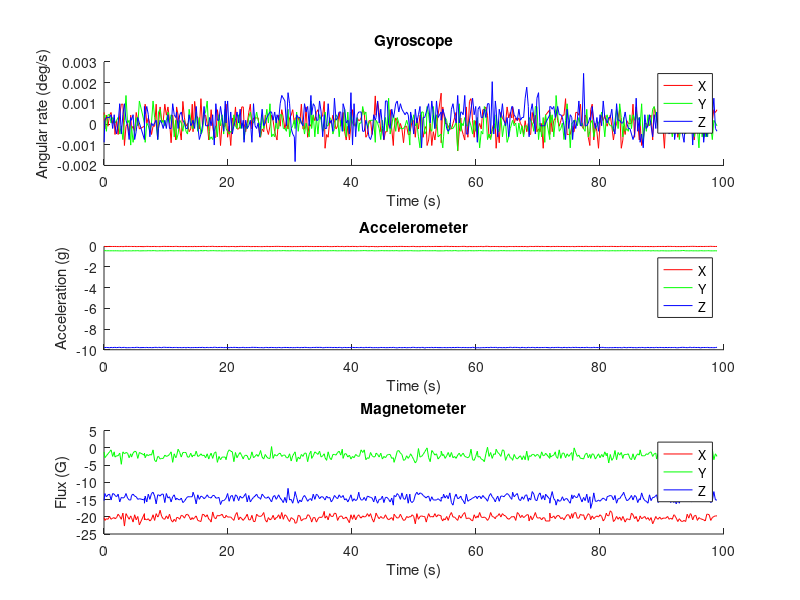

Here is the MATLAB script that generated this plot: (Note: this script raises an error after producing the figure.)
% ExampleScript.m
%
% This script demonstrates use of the MadgwickAHRS and MahonyAHRS algorithm
% classes with example data. ExampleData.mat contains calibrated gyroscope,
% accelerometer and magnetometer data logged from an AHRS device (x-IMU)
% while it was sequentially rotated from 0 degrees, to +90 degree and then
% to -90 degrees around the X, Y and Z axis.  The script first plots the
% example sensor data, then processes the data through the algorithm and
% plots the output as Euler angles.
%
% Note that the Euler angle plot shows erratic behaviour in phi and psi
% when theta approaches ±90 degrees. This due to a singularity in the Euler
% angle sequence known as 'Gimbal lock'.  This issue does not exist for a
% quaternion or rotation matrix representation.
%
% Date          Author          Notes
% 28/09/2011    SOH Madgwick    Initial release
% 13/04/2012    SOH Madgwick    deg2rad function no longer used
% 06/11/2012    Seb Madgwick    radian to degrees calculation corrected

%% Start of script

addpath('quaternion_library');      % include quaternion library
close all;                          % close all figures
clear;                              % clear all variables
clc;                                % clear the command terminal

%% Import and plot sensor data

load('new.mat');

figure('Name', 'Sensor Data');
axis(1) = subplot(3,1,1);
hold on;
plot(time, Gyroscope(:,1), 'r');
plot(time, Gyroscope(:,2), 'g');
plot(time, Gyroscope(:,3), 'b');
legend('X', 'Y', 'Z');
xlabel('Time (s)');
ylabel('Angular rate (deg/s)');
title('Gyroscope');
hold off;
axis(2) = subplot(3,1,2);
hold on;
plot(time, Accelerometer(:,1), 'r');
plot(time, Accelerometer(:,2), 'g');
plot(time, Accelerometer(:,3), 'b');
legend('X', 'Y', 'Z');
xlabel('Time (s)');
ylabel('Acceleration (g)');
title('Accelerometer');
hold off;
axis(3) = subplot(3,1,3);
hold on;
plot(time, Magnetometer(:,1), 'r');
plot(time, Magnetometer(:,2), 'g');
plot(time, Magnetometer(:,3), 'b');
legend('X', 'Y', 'Z');
xlabel('Time (s)');
ylabel('Flux (G)');
title('Magnetometer');
hold off;
linkaxes(axis, 'x');

%% Process sensor data through algorithm

AHRS = MadgwickAHRS('SamplePeriod', 1/256, 'Beta', 0.1);
% AHRS = MahonyAHRS('SamplePeriod', 1/256, 'Kp', 0.5);

quaternion = zeros(length(time), 4);
for t = 1:length(time)
    AHRS.Update(Gyroscope(t,:) * (pi/180), Accelerometer(t,:), Magnetometer(t,:));	% gyroscope units must be radians
    quaternion(t, :) = AHRS.Quaternion;
end

%% Plot algorithm output as Euler angles
% The first and third Euler angles in the sequence (phi and psi) become
% unreliable when the middle angles of the sequence (theta) approaches ±90
% degrees. This problem c ommonly referred to as Gimbal Lock.
% See: http://en.wikipedia.org/wiki/Gimbal_lock

euler = quatern2euler(quaternConj(quaternion)) * (180/pi);	% use conjugate for sensor frame relative to Earth and convert to degrees.

figure('Name', 'Euler Angles');
hold on;
plot(time, euler(:,1), 'r');
plot(time, euler(:,2), 'g');
plot(time, euler(:,3), 'b');
title('Euler angles');
xlabel('Time (s)');
ylabel('Angle (deg)');
legend('\phi', '\theta', '\psi');
hold off;

%%
eulerdot(:,1) = gradient(euler(:,1))./gradient(time(:));
eulerdot(:,2) = gradient(euler(:,2))./gradient(time(:));
eulerdot(:,3) = gradient(euler(:,3))./gradient(time(:));

figure('Name', 'EulerDot Angles');
hold on;
plot(time, eulerdot(:,1), 'r');
plot(time, eulerdot(:,2), 'g');
plot(time, eulerdot(:,3), 'b');
title('EulerDot angles');
xlabel('Time (s)');
ylabel('\omega (deg/s)');
legend('\dot{phi}', '\dot{theta}', '\dot{psi}');
hold off;
%%
eulerdot1(:,1) = diff([eps;euler(:,1)])./diff([eps;time(:)]);
eulerdot1(:,2) = diff([eps;euler(:,2)])./diff([eps;time(:)]);
eulerdot1(:,3) = diff([eps;euler(:,3)])./diff([eps;time(:)]);

figure('Name', 'EulerDot Angles');
hold on;
plot(time, eulerdot1(:,1), 'r');
plot(time, eulerdot1(:,2), 'g');
plot(time, eulerdot1(:,3), 'b');
title('EulerDot angles');
xlabel('Time (s)');
ylabel('\omega (deg/s)');
legend('\dot{phi}', '\dot{theta}', '\dot{psi}');
hold off;
%% End of script